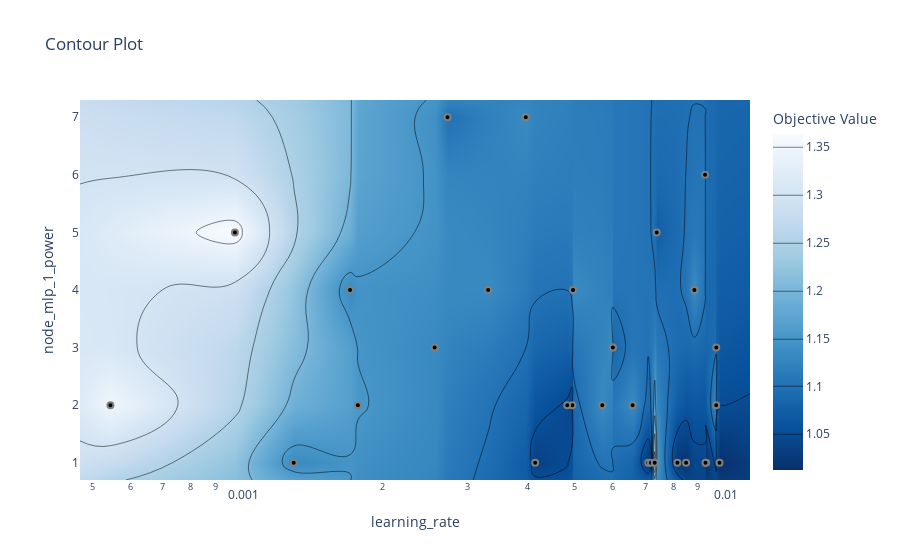

Notebook code for this chart:
### Code cell
# plot the estimated accuracy surface over hyperparameters:
fig = optuna.visualization.plot_contour(study8, params=['learning_rate', 'node_mlp_1_power'])
fig.show()

### Figure 1 — Plotly figure (JSON) as saved in the notebook; plotly's stock layout.template omitted (floating-point values rounded to 4 significant figures; data arrays with more than 128 entries replaced by an {"elided": "..."} marker saying what was removed)
{"data": [{"colorbar": {"title": {"text": "Objective Value"}}, "colorscale": [[0, "rgb(247,251,255)"], [0.125, "rgb(222,235,247)"], [0.25, "rgb(198,219,239)"], [0.375, "rgb(158,202,225)"], [0.5, "rgb(107,174,214)"], [0.625, "rgb(66,146,198)"], [0.75, "rgb(33,113,181)"], [0.875, "rgb(8,81,156)"], [1, "rgb(8,48,107)"]], "connectgaps": true, "contours": {"coloring": "heatmap"}, "hoverinfo": "none", "line": {"smoothing": 1.3}, "reversescale": true, "type": "contour", "x": [0.0004714, 0.0005452, 0.0009875, 0.001307, 0.001711, 0.001776, 0.002562, 0.002724, 0.003307, 0.003958, 0.004139, 0.004825, 0.004943, 0.004959, 0.005703, 0.005995, 0.005998, 0.006592, 0.007101, 0.007192, 0.007323, 0.007395, 0.008162, 0.008508, 0.008852, 0.009314, 0.009334, 0.009366, 0.009824, 0.009827, 0.009981, 0.01154], "y": [0.7, 1, 2, 3, 4, 5, 6, 7, 7.3], "z": {"elided": "9x32 float values"}}, {"marker": {"color": "black", "line": {"color": "Grey", "width": 2}}, "mode": "markers", "showlegend": false, "type": "scatter", "x": [0.004959, 0.003958, 0.001711, 0.003307, 0.008852, 0.001307, 0.0005452, 0.001776, 0.004943, 0.0009875, 0.009366, 0.008162, 0.008508, 0.009334, 0.005995, 0.002724, 0.005998, 0.009314, 0.002562, 0.006592, 0.004139, 0.007101, 0.009981, 0.009824, 0.007192, 0.009827, 0.005703, 0.007323, 0.004825, 0.007395], "y": [4, 7, 4, 4, 4, 1, 2, 2, 2, 5, 1, 1, 1, 1, 3, 7, 3, 6, 3, 2, 1, 1, 1, 2, 1, 3, 2, 1, 2, 5]}], "layout": {"title": {"text": "Contour Plot"}, "xaxis": {"range": [-3.327, -1.938], "title": {"text": "learning_rate"}, "type": "log"}, "yaxis": {"range": [0.7, 7.3], "title": {"text": "node_mlp_1_power"}}}}
